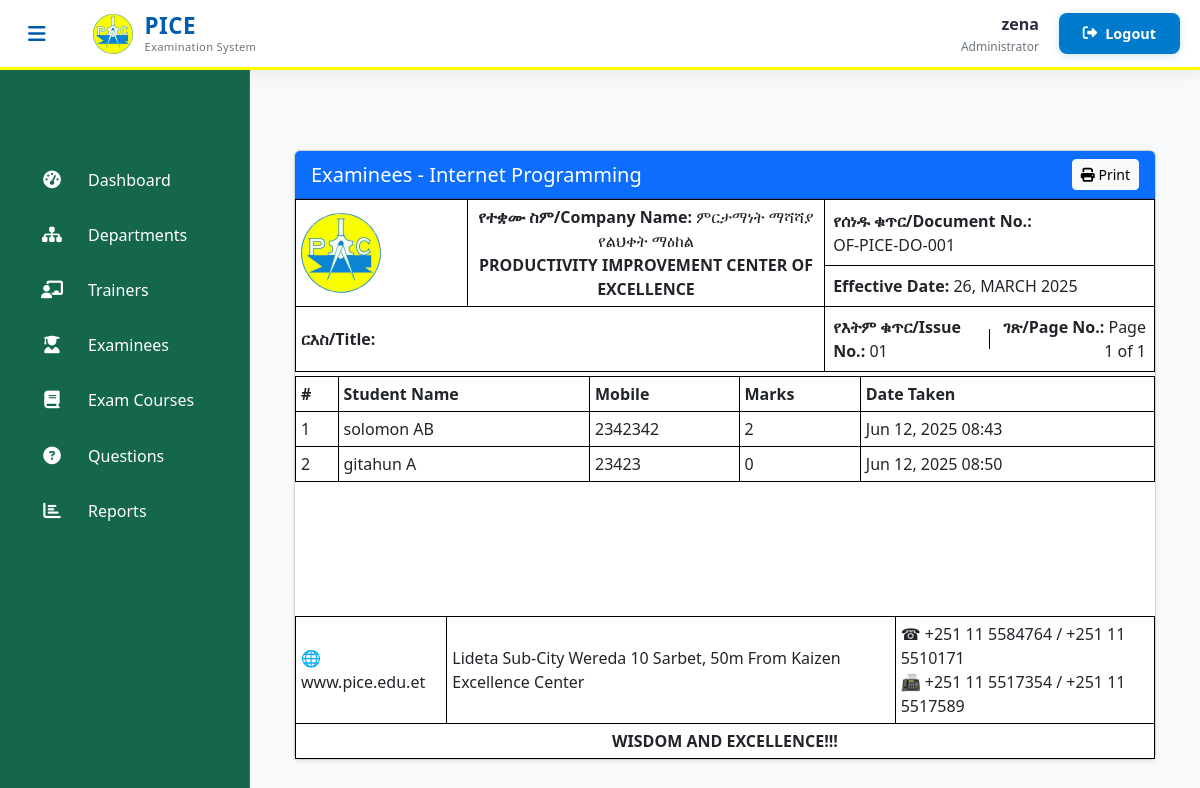
Page /admin-view-examinees/7/ (signed in) on the committed database.
### exam/models.py (models this page shows, shortened)
class Course(models.Model):
    course_name = models.CharField(max_length=50)
    question_number = models.PositiveIntegerField()
    total_marks = models.PositiveIntegerField(default=100)
    given_time = models.PositiveIntegerField(default=60)
    department = models.ForeignKey(Department, on_delete=models.CASCADE, related_name='course_set')
    examiners = models.ManyToManyField(Examiner, blank=True, related_name='courses')
    is_seen = models.BooleanField(default=False)

class Result(models.Model):
    student = models.ForeignKey(Student,on_delete=models.CASCADE)
    exam = models.ForeignKey(Course,on_delete=models.CASCADE)
    marks = models.PositiveIntegerField()
    date = models.DateTimeField(auto_now=True)

### student/models.py (models this page shows, shortened)
class Student(models.Model):
    user=models.OneToOneField(User,on_delete=models.CASCADE)
    address = models.CharField(max_length=40)
    mobile = models.CharField(max_length=20,null=False)
    organization = models.CharField(max_length=200, null=False)
    course = models.ForeignKey(
        'exam.Course',
        on_delete=models.SET_NULL,
        null=True
    )
    department = models.ForeignKey(
        'exam.Department',  # Reference to your Department model
        on_delete=models.SET_NULL,
        null=True,
        blank=True,
        related_name='students'
    )
    @property
    def get_name(self):
        return self.user.first_name+" "+self.user.last_name

### exam/views.py (the view)
# urls.py: path('admin-view-examinees/<int:course_id>/', views.admin_view_examinees_view, name='admin-view-examinees'),
@login_required(login_url='adminlogin')
def admin_view_examinees_view(request, course_id):
    course = models.Course.objects.get(id=course_id)
    results = models.Result.objects.filter(exam=course).select_related('student')
    return render(request, 'exam/admin_view_examinees.html', {
        'course': course,
        'results': results
    })

### templates/exam/admin_view_examinees.html (shortened to what this page needs)
{% extends 'exam/adminbase.html' %}
{% block content %}
<div class="container mt-5">
  <div class="card shadow-sm">
    <div class="card-header bg-primary text-white d-flex justify-content-between align-items-center">
      <h5 class="mb-0">Examinees - {{ course.course_name }}</h5>
      <button class="btn btn-light btn-sm" onclick="window.print()">
        <i class="fas fa-print"></i> Print
      </button>
    </div>
    <div class="card-body p-0" id="print-section">
      <div style="display: flex; flex-direction: column; height: 100%; position: relative;">
        {% include 'ISOreport/header.html' %}
        <div style="flex: 1; overflow-y: auto; margin-bottom: 4px; padding-bottom: 120px;">
          {% if results %}
          <table width="100%" cellspacing="0" cellpadding="5" style="border-collapse: collapse; border: 1px solid #000;">
            <thead>
              <tr style="border-bottom: 1px solid #000;">
                <th style="border: 1px solid #000; padding: 5px; text-align: left;">#</th>
                <th style="border: 1px solid #000; padding: 5px; text-align: left;">Student Name</th>
                <th style="border: 1px solid #000; padding: 5px; text-align: left;">Mobile</th>
                <th style="border: 1px solid #000; padding: 5px; text-align: left;">Marks</th>
                <th style="border: 1px solid #000; padding: 5px; text-align: left;">Date Taken</th>
              </tr>
            </thead>
            <tbody>
              {% for result in results %}
              <tr style="border-bottom: 1px solid #000;">
                <td style="border: 1px solid #000; padding: 5px;">{{ forloop.counter }}</td>
                <td style="border: 1px solid #000; padding: 5px;">{{ result.student.get_name }}</td>
                <td style="border: 1px solid #000; padding: 5px;">{{ result.student.mobile }}</td>
                <td style="border: 1px solid #000; padding: 5px;">{{ result.marks }}</td>
                <td style="border: 1px solid #000; padding: 5px;">{{ result.date|date:"M d, Y H:i" }}</td>
              </tr>
              {% endfor %}
            </tbody>
          </table>
          {% else %}
          <div class="p-3 text-muted">No examinees have taken this exam yet.</div>
          {% endif %}
        </div>
        {% include 'ISOreport/footer.html' %}
      </div>
    </div>
  </div>
</div>
{% endblock %}

### templates/exam/adminbase.html (shortened to what this page needs)
<!DOCTYPE html>
{% load static %}
<html lang="en" dir="ltr">
<head>
  <link href="https://cdn.jsdelivr.net/npm/bootstrap@5.3.0/dist/css/bootstrap.min.css" rel="stylesheet">
  <link rel="stylesheet" href="https://cdnjs.cloudflare.com/ajax/libs/font-awesome/6.4.0/css/all.min.css">
</head>
<body>
  <header class="admin-header">
    <div class="header-container">
      <div class="header-left">
        <button class="sidebar-toggle" id="sidebarToggle">
          <i class="fas fa-bars"></i>
        </button>
        <div class="brand-logo">
          <img src="/static/image/logo.jpg" alt="PICE Logo" class="header-logo">
          <div class="logo-text">
            <span class="logo-main">PICE</span>
            <span class="logo-sub">Examination System</span>
          </div>
        </div>
      </div>
      <div class="header-right">
        <div class="user-profile">
          <span class="username">{{user.username}}</span>
          <div class="user-role">Administrator</div>
        </div>
        <a href="/logout" class="logout-btn">
          <i class="fas fa-sign-out-alt"></i>
          <span class="logout-text">Logout</span>
        </a>
      </div>
    </div>
  </header>
  <aside class="admin-sidebar">
    <nav class="sidebar-menu">
      <div class="menu-container">
        <a href="/admin-dashboard" class="menu-item">
          <div class="menu-icon"><i class="fas fa-tachometer-alt"></i></div>
          <span class="menu-text">Dashboard</span>
        </a>
        <a href="/admin-department" class="menu-item">
          <div class="menu-icon"><i class="fas fa-sitemap"></i></div>
          <span class="menu-text">Departments</span>
        </a>
        <a href="/admin-teacher" class="menu-item">
          <div class="menu-icon"><i class="fas fa-chalkboard-teacher"></i></div>
          <span class="menu-text">Trainers</span>
        </a>
        <a href="/admin-student" class="menu-item">
          <div class="menu-icon"><i class="fas fa-user-graduate"></i></div>
          <span class="menu-text">Examinees</span>
        </a>
        <a href="/admin-course" class="menu-item">
          <div class="menu-icon"><i class="fas fa-book"></i></div>
          <span class="menu-text">Exam Courses</span>
        </a>
        <a href="/admin-question" class="menu-item">
          <div class="menu-icon"><i class="fas fa-question-circle"></i></div>
          <span class="menu-text">Questions</span>
        </a>
        <a href="/admin-report" class="menu-item">
          <div class="menu-icon"><i class="fas fa-chart-bar"></i></div>
          <span class="menu-text">Reports</span>
        </a>
      </div>
    </nav>
  </aside>
  <main class="admin-content">
    {% block content %}{% endblock content %}
  </main>
</body>
</html>

### templates/exam/adminbase.html (style rules this page uses)
:root { --yellow-primary: #FFFF00; --blue-primary: #007ACC; --blue-dark: #005BAC; --sidebar-color: #156749; --content-bg: #FFFFFF; --card-bg: #F8F9FA; --text-light: #FFFFFF; --text-dark: #2B2D42; --text-muted: #6C757D; --border-radius: 8px; --transition: all 0.3s cubic-bezier(0.25, 0.8, 0.25, 1); }
body { font-family: 'Segoe UI', system-ui, -apple-system, sans-serif; background-color: var(--content-bg); color: var(--text-dark); overflow-x: hidden; }
.admin-header { background: #FFFFFF; height: 70px; position: fixed; top: 0; left: 0; right: 0; z-index: 1000; box-shadow: 0 2px 15px rgba(0, 0, 0, 0.08); border-bottom: 3px solid #FFFF00; display: flex; align-items: center; padding: 0 20px; }
.header-container { width: 100%; display: flex; justify-content: space-between; align-items: center; }
.header-left { display: flex; align-items: center; gap: 15px; }
.header-right { display: flex; align-items: center; gap: 20px; }
.sidebar-toggle { background: none; border: none; color: #005BAC; font-size: 1.25rem; cursor: pointer; padding: 8px; border-radius: 4px; transition: all 0.3s ease; }
.brand-logo { display: flex; align-items: center; gap: 12px; }
.header-logo { height: 40px; width: 40px; object-fit: contain; border-radius: 4px; }
.logo-text { display: flex; flex-direction: column; line-height: 1.2; }
.logo-main { font-weight: 700; font-size: 1.4rem; color: #005BAC; letter-spacing: 0.5px; }
.logo-sub { font-size: 0.7rem; color: #6C757D; font-weight: 500; letter-spacing: 0.3px; }
.user-profile { text-align: right; }
.username { font-weight: 600; color: #2B2D42; display: block; }
.user-role { font-size: 0.75rem; color: #6C757D; margin-top: 2px; }
.logout-btn { background: #007ACC; color: white; border: none; padding: 8px 16px; border-radius: 4px; font-weight: 500; font-size: 0.9rem; text-decoration: none; display: flex; align-items: center; gap: 8px; transition: all 0.3s ease; }
.logout-text { display: inline-block; }
.admin-sidebar { width: 250px; height: 100vh; position: fixed; top: 70px; left: 0; background: var(--sidebar-color); color: var(--text-light); transition: var(--transition); z-index: 1020; overflow-y: auto; border-right: 1px solid rgba(255, 255, 255, 0.1); padding-top: 4rem; }
.sidebar-menu { padding: 1rem 0; }
.menu-item { display: flex; align-items: center; padding: 0.85rem 1.5rem; color: var(--text-light); text-decoration: none; transition: var(--transition); margin: 0.25rem 1rem; border-radius: var(--border-radius); font-weight: 500; transition: background 0.3s ease, transform 0.2s ease; gap: 0.75rem; }
.menu-item i { width: 24px; text-align: center; margin-right: 0.75rem; font-size: 1.1rem; }
.admin-content { margin-left: 250px; margin-top: 70px; padding: 2rem; min-height: calc(100vh - 70px); transition: var(--transition); background-color: var(--card-bg); }
.logout-btn { background: var(--blue-primary); color: white; border: none; padding: 0.6rem 1.5rem; border-radius: var(--border-radius); font-weight: 600; transition: var(--transition); display: flex; align-items: center; gap: 0.5rem; box-shadow: 0 2px 8px rgba(0, 122, 204, 0.2); }
.sidebar-toggle { background: none; border: none; color: var(--blue-dark); font-size: 1.25rem; cursor: pointer; margin-right: 1.5rem; transition: var(--transition); }

### templates/exam/admin_view_examinees.html (style rules this page uses)
#print-section { height: calc(100vh - 240px); position: relative; }

### rows in the picture
Course: course_name "Internet Programming"
Result: student.get_name "solomon AB", student.mobile "2342342", marks "2", date "Jun 12, 2025 08:43"
Result: student.get_name "gitahun A", student.mobile "23423", marks "0", date "Jun 12, 2025 08:50"

### other values in the picture
{{ user.username }} "zena"
